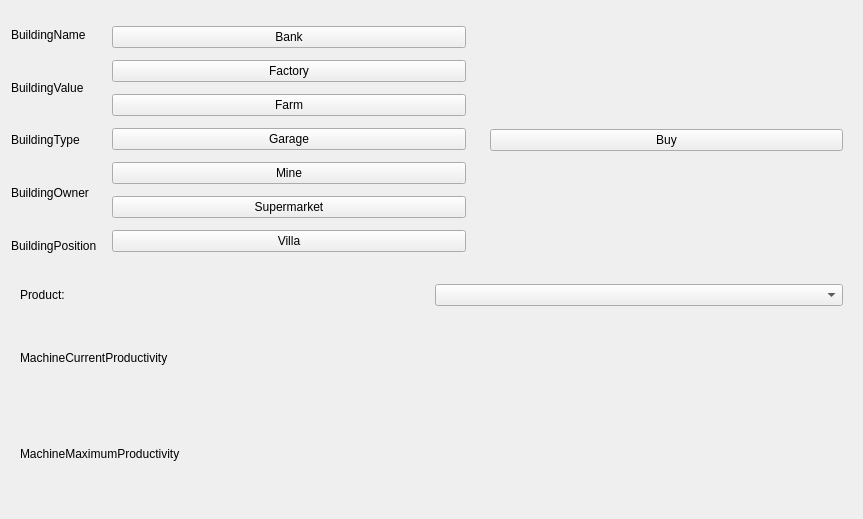
<?xml version="1.0" encoding="UTF-8"?>
<ui version="4.0">
 <class>LandParcelDetailDlg</class>
 <widget class="QWidget" name="LandParcelDetailDlg">
  <property name="geometry">
   <rect>
    <x>0</x>
    <y>0</y>
    <width>863</width>
    <height>519</height>
   </rect>
  </property>
  <property name="windowTitle">
   <string>QWidget</string>
  </property>
  <layout class="QGridLayout" name="gridLayout_3">
   <item row="1" column="0" colspan="3">
    <widget class="QStackedWidget" name="expandStackedWidget">
     <widget class="QWidget" name="machinePage">
      <layout class="QGridLayout" name="gridLayout_11">
       <item row="1" column="0">
        <widget class="QLabel" name="machineCurrentProductivity">
         <property name="text">
          <string>MachineCurrentProductivity</string>
         </property>
        </widget>
       </item>
       <item row="0" column="0">
        <widget class="QLabel" name="machineProductLabel">
         <property name="text">
          <string>Product:</string>
         </property>
        </widget>
       </item>
       <item row="2" column="0">
        <widget class="QLabel" name="machineMaximumProductivity">
         <property name="text">
          <string>MachineMaximumProductivity</string>
         </property>
        </widget>
       </item>
       <item row="0" column="1">
        <widget class="QComboBox" name="selectNextProductComboBox"/>
       </item>
      </layout>
     </widget>
     <widget class="QWidget" name="page_2"/>
    </widget>
   </item>
   <item row="0" column="2">
    <widget class="QStackedWidget" name="basicOperationStackedWidget">
     <property name="currentIndex">
      <number>0</number>
     </property>
     <widget class="QWidget" name="notOwnerPage">
      <layout class="QGridLayout" name="gridLayout_10">
       <item row="0" column="0">
        <widget class="CommandPushButton" name="buyPushButton">
         <property name="text">
          <string>Buy</string>
         </property>
        </widget>
       </item>
      </layout>
     </widget>
     <widget class="QWidget" name="ownerPage">
      <layout class="QGridLayout" name="gridLayout_9">
       <item row="0" column="0">
        <widget class="CommandPushButton" name="sellPushButton">
         <property name="text">
          <string>Sell</string>
         </property>
        </widget>
       </item>
       <item row="1" column="0">
        <widget class="CommandPushButton" name="dismantlePushButton">
         <property name="text">
          <string>Dismantle</string>
         </property>
        </widget>
       </item>
      </layout>
     </widget>
    </widget>
   </item>
   <item row="0" column="1">
    <widget class="QStackedWidget" name="detailStackedWidget">
     <property name="minimumSize">
      <size>
       <width>368</width>
       <height>0</height>
      </size>
     </property>
     <property name="currentIndex">
      <number>6</number>
     </property>
     <widget class="QWidget" name="bankPage">
      <layout class="QGridLayout" name="gridLayout_2">
       <item row="5" column="0">
        <widget class="CommandPushButton" name="repayPushButton">
         <property name="text">
          <string>Repay</string>
         </property>
        </widget>
       </item>
       <item row="2" column="0">
        <widget class="CommandPushButton" name="depositPushButton">
         <property name="text">
          <string>Deposit</string>
         </property>
        </widget>
       </item>
       <item row="4" column="0">
        <widget class="CommandPushButton" name="openAnAccountPushButton">
         <property name="text">
          <string>Open An Account</string>
         </property>
        </widget>
       </item>
       <item row="6" column="0">
        <widget class="CommandPushButton" name="withdrawPushButton">
         <property name="text">
          <string>Withdraw</string>
         </property>
        </widget>
       </item>
       <item row="3" column="0">
        <widget class="CommandPushButton" name="loanPushButton">
         <property name="text">
          <string>Loan</string>
         </property>
        </widget>
       </item>
       <item row="1" column="0">
        <widget class="CommandPushButton" name="closeAnAccountPushButton">
         <property name="text">
          <string>Close An Account</string>
         </property>
        </widget>
       </item>
       <item row="0" column="0">
        <widget class="QLabel" name="clientStateLabel">
         <property name="text">
          <string>Client State</string>
         </property>
        </widget>
       </item>
      </layout>
     </widget>
     <widget class="QWidget" name="factoryPage">
      <layout class="QGridLayout" name="gridLayout_6">
       <item row="0" column="0">
        <widget class="QPushButton" name="purchaseNewMachineInFactoryPushButton">
         <property name="text">
          <string>Purchase New Machine</string>
         </property>
        </widget>
       </item>
       <item row="0" column="1">
        <widget class="QPushButton" name="stopFactoryPushButton">
         <property name="text">
          <string>Stop</string>
         </property>
        </widget>
       </item>
       <item row="1" column="0" colspan="2">
        <widget class="MachineTableWidget" name="factoryTableWidget"/>
       </item>
      </layout>
     </widget>
     <widget class="QWidget" name="farmPage">
      <layout class="QGridLayout" name="gridLayout_5">
       <item row="0" column="0">
        <widget class="QPushButton" name="purchaseNewMachineInFarmPushButton">
         <property name="text">
          <string>Purchase New Machine</string>
         </property>
        </widget>
       </item>
       <item row="0" column="1">
        <widget class="QPushButton" name="stopFarmPushButton">
         <property name="text">
          <string>Stop</string>
         </property>
        </widget>
       </item>
       <item row="1" column="0" colspan="2">
        <widget class="MachineTableWidget" name="farmTableWidget"/>
       </item>
      </layout>
     </widget>
     <widget class="QWidget" name="garagePage">
      <layout class="QGridLayout" name="gridLayout_8">
       <item row="0" column="0">
        <widget class="QPushButton" name="purchaseNewVihiclePushButton">
         <property name="text">
          <string>Purchase New Vihicle</string>
         </property>
        </widget>
       </item>
       <item row="0" column="1">
        <widget class="QPushButton" name="stopGaragePushButton">
         <property name="text">
          <string>Stop</string>
         </property>
        </widget>
       </item>
       <item row="2" column="0" colspan="2">
        <widget class="GarageTableWidget" name="garageTableWidget"/>
       </item>
       <item row="1" column="0" colspan="2">
        <widget class="QLabel" name="garageStateLabel">
         <property name="text">
          <string>0 / 0 Truck Free</string>
         </property>
        </widget>
       </item>
      </layout>
     </widget>
     <widget class="QWidget" name="minePage">
      <layout class="QGridLayout" name="gridLayout_4">
       <item row="0" column="0">
        <widget class="QPushButton" name="purchaseNewMachineInMinePushButton">
         <property name="text">
          <string>Purchase New Machine</string>
         </property>
        </widget>
       </item>
       <item row="0" column="1">
        <widget class="QPushButton" name="stopMinePushButton">
         <property name="text">
          <string>Stop</string>
         </property>
        </widget>
       </item>
       <item row="1" column="0" colspan="2">
        <widget class="MachineTableWidget" name="mineTableWidget"/>
       </item>
      </layout>
     </widget>
     <widget class="QWidget" name="supermarketPage">
      <layout class="QGridLayout" name="gridLayout_7">
       <item row="0" column="1">
        <widget class="QPushButton" name="stopSupermarketPushButton">
         <property name="text">
          <string>Stop</string>
         </property>
        </widget>
       </item>
       <item row="0" column="0">
        <widget class="QPushButton" name="purchasePushButton">
         <property name="text">
          <string>Purchase</string>
         </property>
        </widget>
       </item>
       <item row="1" column="0" colspan="2">
        <widget class="QTableWidget" name="supermarketTableWidget"/>
       </item>
      </layout>
     </widget>
     <widget class="QWidget" name="unusedLandPage">
      <layout class="QGridLayout" name="gridLayout">
       <item row="2" column="0">
        <widget class="CommandPushButton" name="buildFactoryPushButton">
         <property name="text">
          <string>Factory</string>
         </property>
        </widget>
       </item>
       <item row="0" column="0">
        <widget class="CommandPushButton" name="buildBankPushButton">
         <property name="text">
          <string>Bank</string>
         </property>
        </widget>
       </item>
       <item row="8" column="0">
        <widget class="CommandPushButton" name="buildSupermarketPushButton">
         <property name="text">
          <string>Supermarket</string>
         </property>
        </widget>
       </item>
       <item row="4" column="0">
        <widget class="CommandPushButton" name="buildFarmPushButton">
         <property name="text">
          <string>Farm</string>
         </property>
        </widget>
       </item>
       <item row="6" column="0">
        <widget class="CommandPushButton" name="buildGaragePushButton">
         <property name="text">
          <string>Garage</string>
         </property>
        </widget>
       </item>
       <item row="9" column="0">
        <widget class="CommandPushButton" name="buildVillaPushButton">
         <property name="text">
          <string>Villa</string>
         </property>
        </widget>
       </item>
       <item row="7" column="0">
        <widget class="CommandPushButton" name="buildMinePushButton">
         <property name="text">
          <string>Mine</string>
         </property>
        </widget>
       </item>
      </layout>
     </widget>
     <widget class="QWidget" name="villaPage"/>
    </widget>
   </item>
   <item row="0" column="0">
    <layout class="QVBoxLayout" name="basicInfoVerticalLayout">
     <item>
      <widget class="QLabel" name="nameLabel">
       <property name="text">
        <string>BuildingName</string>
       </property>
      </widget>
     </item>
     <item>
      <widget class="QLabel" name="valueLabel">
       <property name="text">
        <string>BuildingValue</string>
       </property>
      </widget>
     </item>
     <item>
      <widget class="QLabel" name="typeLabel">
       <property name="text">
        <string>BuildingType</string>
       </property>
      </widget>
     </item>
     <item>
      <widget class="QLabel" name="ownerLabel">
       <property name="text">
        <string>BuildingOwner</string>
       </property>
      </widget>
     </item>
     <item>
      <widget class="QLabel" name="positionLabel">
       <property name="text">
        <string>BuildingPosition</string>
       </property>
      </widget>
     </item>
    </layout>
   </item>
  </layout>
 </widget>
 <customwidgets>
  <customwidget>
   <class>GarageTableWidget</class>
   <extends>QTableWidget</extends>
   <header>GarageTableWidget.h</header>
  </customwidget>
  <customwidget>
   <class>MachineTableWidget</class>
   <extends>QTableWidget</extends>
   <header>MachineTableWidget.h</header>
  </customwidget>
  <customwidget>
   <class>CommandPushButton</class>
   <extends>QPushButton</extends>
   <header>CommandPushButton.h</header>
  </customwidget>
 </customwidgets>
 <resources/>
 <connections/>
</ui>
